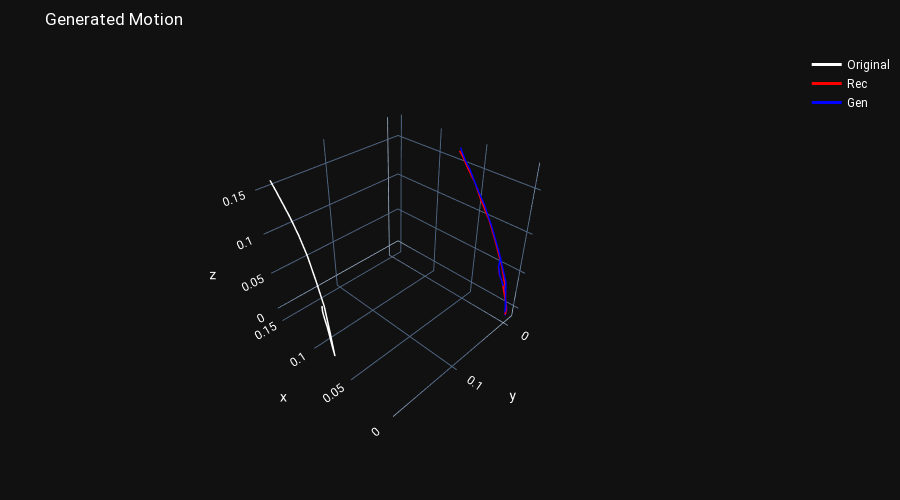

The notebook cell this image was saved under:
### Code cell
counter = 0
for d in model_config.train_iterator:
    if counter > 6:
        X = d["X"]
                
        x_samples = d[model_config.data_item]
        y_samples = d["Y"]
        
        x_rec,__, __ = model(x_samples, y_samples)
        
        z, __, __ = model.encoder(x_samples, y_samples)
        
        noise = torch.normal(mean=.1, std=.35, size = z.shape).to(model_config.device)
        z = z + noise
        x_gen = model.decoder(z , y_samples)
        
        

        centered_min_val= d["centered_min_val"][0]
        centered_max_val= d["centered_max_val"][0]
        center_points = torch.zeros_like(X[:, 0:1, :])        
        center_points[:, 0, :3] = X[:, 9, :3]

        x_rec_real_size = (x_rec*(centered_max_val - centered_min_val)+centered_min_val)#+center_points
        x_gen_real_size = (x_gen*(centered_max_val - centered_min_val)+centered_min_val)#+center_points    
        show_generated_motions([X, x_rec_real_size, x_gen_real_size], 3)
        
        print(x_gen_real_size.shape)
        np.save("some_test_motions_centered_gen", x_gen_real_size.detach().cpu().numpy())
        np.save("some_test_motions_centered_orig",  d["X_centered"].detach().cpu().numpy())
        break
    counter += 1

### Figure 1 — Plotly figure (JSON) as saved in the notebook; plotly's stock layout.template omitted (floating-point values rounded to 4 significant figures)
{"data": [{"line": {"color": "white", "width": 3}, "mode": "lines", "name": "Original", "type": "scatter3d", "x": [0.1499, 0.145, 0.1386, 0.1307, 0.1214, 0.111, 0.1002, 0.08996, 0.08191, 0.07663, 0.0764, 0.07892, 0.08159, 0.08429, 0.08649, 0.0881, 0.08931, 0.08987, 0.0904, 0.09071], "y": [0.1779, 0.177, 0.1764, 0.1758, 0.176, 0.1771, 0.1796, 0.1817, 0.1852, 0.187, 0.1871, 0.1872, 0.1866, 0.1861, 0.1859, 0.1857, 0.1853, 0.1848, 0.1844, 0.1837], "z": [0.1574, 0.1488, 0.1383, 0.1256, 0.1103, 0.09187, 0.07018, 0.04536, 0.01788, -0.009735, -0.009363, 0.003575, 0.0151, 0.0249, 0.03197, 0.03758, 0.04097, 0.04325, 0.04534, 0.0465]}, {"line": {"color": "red", "width": 3}, "mode": "lines", "name": "Rec", "type": "scatter3d", "x": [0.07189, 0.06885, 0.06244, 0.05493, 0.04626, 0.03469, 0.02394, 0.01292, 0.003474, -0.0005748, -0.0003612, 0.00184, 0.004178, 0.007139, 0.009573, 0.01215, 0.01347, 0.0144, 0.0152, 0.0153], "y": [-0.008201, -0.009842, -0.01154, -0.01213, -0.01156, -0.01016, -0.006955, -0.004815, -0.001657, -9.331e-05, -0.0007129, -0.001131, -0.0011, -0.001064, -0.001308, -0.0004294, -0.0006135, -0.001057, -0.002676, -0.003296], "z": [0.1642, 0.1581, 0.1453, 0.1338, 0.1171, 0.09891, 0.07923, 0.05438, 0.02784, -0.002213, 0.002996, 0.01378, 0.02283, 0.03366, 0.04003, 0.04582, 0.05148, 0.05398, 0.05354, 0.05396]}, {"line": {"color": "blue", "width": 3}, "mode": "lines", "name": "Gen", "type": "scatter3d", "x": [0.06801, 0.06652, 0.06342, 0.05852, 0.04954, 0.03907, 0.02746, 0.01522, 0.003685, -0.0004827, 1.78e-05, 0.002383, 0.004676, 0.007198, 0.009633, 0.01141, 0.01276, 0.01337, 0.01463, 0.01549], "y": [-0.002627, -0.004781, -0.005973, -0.007048, -0.006915, -0.005389, -0.002126, 0.0005226, 0.001421, -0.0001893, -0.002761, -0.00242, -0.002437, -0.001152, -0.0005714, 0.0006396, 0.0005192, 0.0008888, -0.001927, -0.005444], "z": [0.1709, 0.1642, 0.1568, 0.1485, 0.1321, 0.1172, 0.09837, 0.07354, 0.04212, -0.003754, 0.003075, 0.0157, 0.02529, 0.03438, 0.04069, 0.04682, 0.05249, 0.05598, 0.06001, 0.06452]}], "layout": {"coloraxis": {"showscale": false}, "font": {"color": "white", "family": "Roboto, monospace", "size": 12}, "height": 500, "margin": {"b": 50, "l": 5, "r": 5, "t": 50}, "scene": {"aspectratio": {"x": 1, "y": 1, "z": 1}, "camera": {"eye": {"x": -1.5, "y": 1.5, "z": 1.5}, "up": {"x": 0, "y": 0, "z": 1}}}, "showlegend": true, "title": {"text": "Generated Motion"}, "xaxis": {"fixedrange": true, "showgrid": false, "showticklabels": false, "zeroline": false, "zerolinecolor": "gray", "zerolinewidth": 1}, "yaxis": {"fixedrange": true, "scaleanchor": "x", "scaleratio": 1, "showgrid": false, "showticklabels": false, "zeroline": false, "zerolinecolor": "gray", "zerolinewidth": 1}}}
